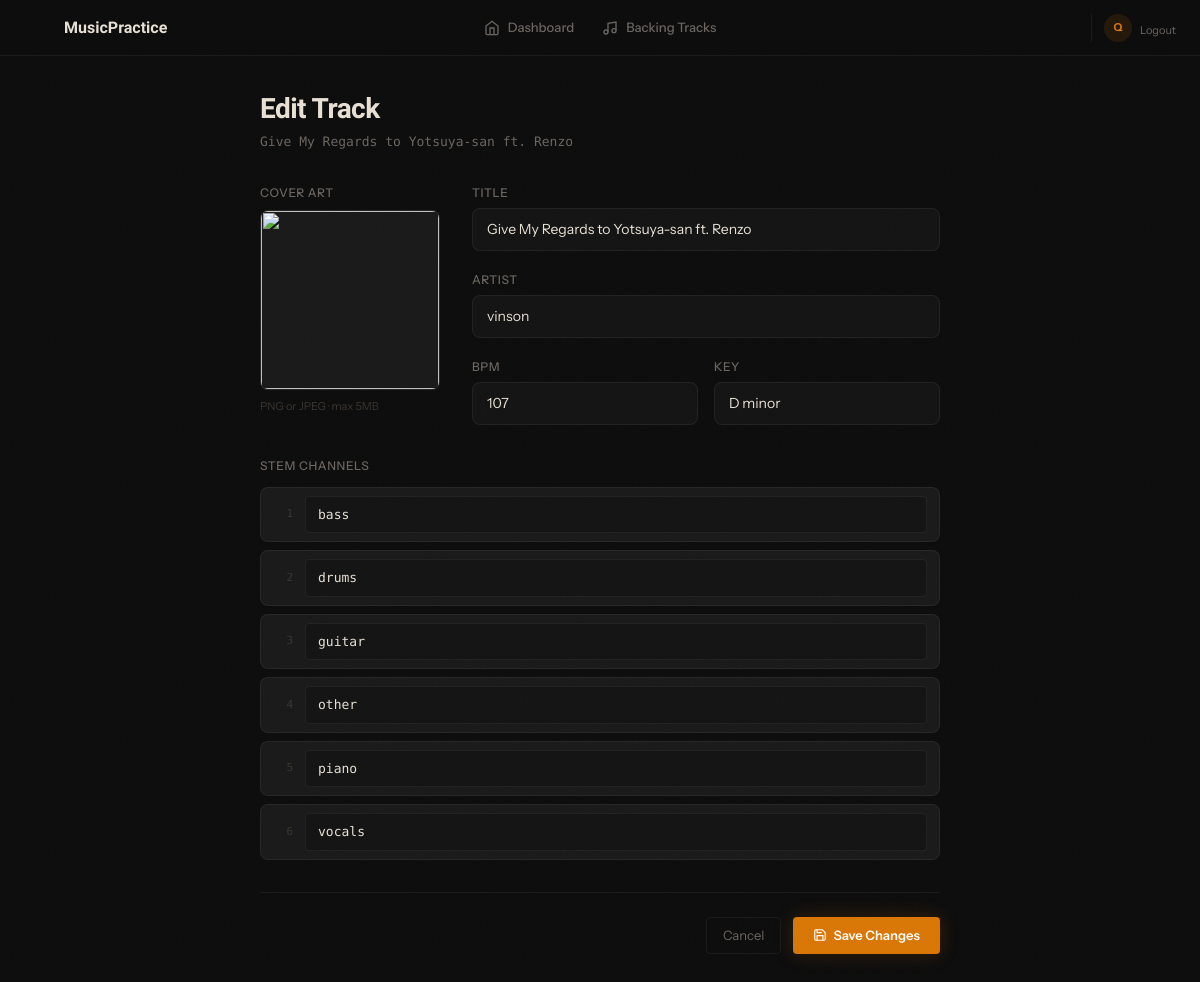
Page /backingtracks/7/edit/ (signed in) on the committed database.
### backingtracks/models.py (models this page shows, shortened)
class BackingTrack(models.Model):
    STATUS_CHOICES = [
        ('queued', 'Queued'),
        ('downloading', 'Downloading'),
        ('processing', 'Processing'),
        ('ready', 'Ready'),
        ('error', 'Error'),
        ('rejected', 'Rejected'),
    ]
    user = models.ForeignKey(User, on_delete=models.CASCADE, related_name='backingtracks')
    youtube_url = models.URLField()
    title = models.CharField(max_length=200, blank=True)
    artist = models.CharField(max_length=200, blank=True)
    bpm = models.FloatField(null=True, blank=True)
    key = models.CharField(max_length=20, blank=True, default='')
    duration = models.FloatField(null=True, blank=True)
    image = models.ImageField(upload_to='track_images/', null=True, blank=True)
    status = models.CharField(max_length=20, choices=STATUS_CHOICES, default='queued')
    created_at = models.DateTimeField(auto_now_add=True)
    class Meta:
        ordering = ['-created_at']

class Stem(models.Model):
    backing_track = models.ForeignKey(BackingTrack, on_delete=models.CASCADE, related_name='stems')
    name = models.CharField(max_length=20)
    audio_file = models.FileField(upload_to='stems/')
    duration = models.FloatField(default=0)
    class Meta:
        unique_together = ['backing_track', 'name']

### backingtracks/views.py (the view, shortened to what this page needs)
# urls.py: path('backingtracks/<int:track_id>/edit/', views.edit_track, name='track_edit'),
@login_required
def edit_track(request, track_id):
    track = get_object_or_404(BackingTrack, id=track_id, user=request.user)
    stems = track.stems.all()
    return render(request, 'backingtracks/edit_track.html', {
        'track': track,
        'stems': stems,
    })

### templates/backingtracks/edit_track.html (shortened to what this page needs)
{% extends "base.html" %}
{% block content %}
<div class="animate-fade-up" style="max-width:680px;margin:0 auto;">
  <div class="studio-header">
    <div>
      <h1>Edit Track</h1>
      <p style="font-size:0.8125rem;color:var(--studio-muted);margin-top:0.125rem;font-family:var(--font-mono);">{{ track.title }}</p>
    </div>
  </div>
  <form method="post" enctype="multipart/form-data">
    <div style="display:grid;grid-template-columns:180px 1fr;gap:2rem;">
      <div>
        <label style="display:block;font-size:0.75rem;font-weight:500;margin-bottom:0.5rem;color:var(--studio-muted);text-transform:uppercase;letter-spacing:0.05em;">Cover Art</label>
        <div style="position:relative;width:180px;height:180px;border-radius:var(--radius-md);border:1px solid var(--studio-border);overflow:hidden;background:var(--studio-panel);">
        </div>
        <p style="font-size:0.6875rem;color:var(--studio-dim);margin-top:0.5rem;">PNG or JPEG &middot; max 5MB</p>
      </div>
      <div style="display:flex;flex-direction:column;gap:1.25rem;">
        <div>
          <label style="display:block;font-size:0.75rem;font-weight:500;margin-bottom:0.375rem;color:var(--studio-muted);text-transform:uppercase;letter-spacing:0.05em;">Title</label>
          <input type="text" name="title" value="{{ track.title }}" placeholder="Track title" style="width:100%;background:var(--studio-surface);border:1px solid var(--studio-border);border-radius:var(--radius-md);color:var(--studio-text);font-family:var(--font-body);padding:0.625rem 0.875rem;font-size:0.875rem;outline:none;transition:border-color 0.15s;" onfocus="this.style.borderColor='var(--studio-amber)'" onblur="this.style.borderColor='var(--studio-border)'">
        </div>
        <div>
          <label style="display:block;font-size:0.75rem;font-weight:500;margin-bottom:0.375rem;color:var(--studio-muted);text-transform:uppercase;letter-spacing:0.05em;">Artist</label>
          <input type="text" name="artist" value="{{ track.artist }}" placeholder="Artist name" style="width:100%;background:var(--studio-surface);border:1px solid var(--studio-border);border-radius:var(--radius-md);color:var(--studio-text);font-family:var(--font-body);padding:0.625rem 0.875rem;font-size:0.875rem;outline:none;transition:border-color 0.15s;" onfocus="this.style.borderColor='var(--studio-amber)'" onblur="this.style.borderColor='var(--studio-border)'">
        </div>
        <div style="display:grid;grid-template-columns:1fr 1fr;gap:1rem;">
          <div>
            <label style="display:block;font-size:0.75rem;font-weight:500;margin-bottom:0.375rem;color:var(--studio-muted);text-transform:uppercase;letter-spacing:0.05em;">BPM</label>
            <input type="number" name="bpm" value="{{ track.bpm|floatformat:0|default:'' }}" placeholder="120" step="0.1" style="width:100%;background:var(--studio-surface);border:1px solid var(--studio-border);border-radius:var(--radius-md);color:var(--studio-text);font-family:var(--font-body);padding:0.625rem 0.875rem;font-size:0.875rem;outline:none;transition:border-color 0.15s;" onfocus="this.style.borderColor='var(--studio-amber)'" onblur="this.style.borderColor='var(--studio-border)'">
          </div>
          <div>
            <label style="display:block;font-size:0.75rem;font-weight:500;margin-bottom:0.375rem;color:var(--studio-muted);text-transform:uppercase;letter-spacing:0.05em;">Key</label>
            <input type="text" name="key" value="{{ track.key }}" placeholder="C minor" style="width:100%;background:var(--studio-surface);border:1px solid var(--studio-border);border-radius:var(--radius-md);color:var(--studio-text);font-family:var(--font-body);padding:0.625rem 0.875rem;font-size:0.875rem;outline:none;transition:border-color 0.15s;" onfocus="this.style.borderColor='var(--studio-amber)'" onblur="this.style.borderColor='var(--studio-border)'">
          </div>
        </div>
      </div>
    </div>
    <div style="margin-top:2rem;">
      <label style="display:block;font-size:0.75rem;font-weight:500;margin-bottom:0.75rem;color:var(--studio-muted);text-transform:uppercase;letter-spacing:0.05em;">Stem Channels</label>
      <div style="display:flex;flex-direction:column;gap:0.5rem;">
        {% for stem in stems %}
        <div style="display:flex;align-items:center;gap:0.75rem;padding:0.5rem 0.75rem;background:var(--studio-panel);border:1px solid var(--studio-border);border-radius:var(--radius-md);">
          <span style="font-size:0.6875rem;font-family:var(--font-mono);color:var(--studio-dim);min-width:1.25rem;text-align:right;">{{ forloop.counter }}</span>
          <input type="text" name="stem_name" value="{{ stem.name }}" required style="flex:1;background:var(--studio-surface);border:1px solid var(--studio-border);border-radius:var(--radius-sm);color:var(--studio-text);font-family:var(--font-mono);padding:0.5rem 0.75rem;font-size:0.8125rem;outline:none;transition:border-color 0.15s;" onfocus="this.style.borderColor='var(--studio-amber)'" onblur="this.style.borderColor='var(--studio-border)'">
        </div>
        {% endfor %}
      </div>
    </div>
    <div style="display:flex;gap:0.75rem;justify-content:flex-end;margin-top:2rem;padding-top:1.5rem;border-top:1px solid var(--studio-border);">
      <a href="{% if track.status == 'ready' %}/backingtracks/{{ track.id }}/{% else %}/backingtracks/{{ track.id }}/status/{% endif %}" style="display:flex;align-items:center;gap:0.375rem;padding:0.5rem 1rem;border-radius:var(--radius-sm);font-size:0.8125rem;color:var(--studio-muted);text-decoration:none;border:1px solid var(--studio-border);transition:border-color 0.15s;" onmouseover="this.style.borderColor='var(--studio-dim)'" onmouseout="this.style.borderColor='var(--studio-border)'">Cancel</a>
      <button type="submit" style="display:flex;align-items:center;gap:0.375rem;padding:0.5rem 1.25rem;background:var(--studio-amber);color:#fff;border:none;border-radius:var(--radius-sm);font-size:0.8125rem;font-weight:600;cursor:pointer;box-shadow:var(--studio-glow-amber);transition:opacity 0.15s;" onmouseover="this.style.opacity='0.9'" onmouseout="this.style.opacity='1'">
        <svg xmlns="http://www.w3.org/2000/svg" width="14" height="14" viewBox="0 0 24 24" fill="none" stroke="currentColor" stroke-width="2"><path d="M19 21H5a2 2 0 01-2-2V5a2 2 0 012-2h11l5 5v11a2 2 0 01-2 2z"/><polyline points="17 21 17 13 7 13 7 21"/><polyline points="7 3 7 8 15 8"/></svg>
        Save Changes
      </button>
    </div>
  </form>
</div>
{% endblock %}

### templates/base.html (shortened to what this page needs)
<!DOCTYPE html>
<html lang="en">
<head>
  <script src="https://cdn.jsdelivr.net/npm/@tailwindcss/browser@4"></script>
  <link href="https://cdn.jsdelivr.net/npm/daisyui@5" rel="stylesheet" type="text/css" />
  <link rel="stylesheet" href="/static/backingtracks/css/style.css">
</head>
<body>
  <nav class="studio-nav">
    <div class="studio-nav-brand">
      <div class="vinyl-record" style="width:28px;height:28px;"></div>
      <a href="/" style="font-family:var(--font-display);font-weight:700;font-size:1rem;color:var(--studio-text);text-decoration:none;">MusicPractice</a>
    </div>
    <div class="studio-nav-links">
      <a href="/" class="studio-nav-link {% if request.path == '/' %}active{% endif %}">
        <svg xmlns="http://www.w3.org/2000/svg" width="16" height="16" viewBox="0 0 24 24" fill="none" stroke="currentColor" stroke-width="2"><path d="M3 9l9-7 9 7v11a2 2 0 01-2 2H5a2 2 0 01-2-2z"/><polyline points="9 22 9 12 15 12 15 22"/></svg>
        Dashboard
      </a>
      <a href="/backingtracks/" class="studio-nav-link {% if request.path == '/backingtracks/' %}active{% endif %}">
        <svg xmlns="http://www.w3.org/2000/svg" width="16" height="16" viewBox="0 0 24 24" fill="none" stroke="currentColor" stroke-width="2"><path d="M9 18V5l12-2v13"/><circle cx="6" cy="18" r="3"/><circle cx="18" cy="16" r="3"/></svg>
        Backing Tracks
      </a>
    </div>
    <div class="studio-nav-actions">
      {% if user.is_authenticated %}
        <div style="display:flex;align-items:center;gap:0.5rem;margin-left:0.5rem;padding-left:0.75rem;border-left:1px solid var(--studio-border);">
          <div style="width:28px;height:28px;border-radius:50%;display:flex;align-items:center;justify-content:center;font-size:0.6875rem;font-weight:700;background:var(--studio-amber-dim);color:var(--studio-amber);flex-shrink:0;">{{ user.username|first|upper }}</div>
          <form method="post" action="/logout/" style="display:inline;">
            <button type="submit" style="font-size:0.6875rem;color:var(--studio-muted);background:none;border:none;cursor:pointer;">Logout</button>
          </form>
        </div>
      {% endif %}
    </div>
  </nav>
  <main class="studio-main">
    <div class="studio-content">
      {% block content %}{% endblock %}
    </div>
  </main>
</body>
</html>

### static/backingtracks/css/style.css (style rules this page uses)
:root { --studio-bg: #0D0D0D; --studio-surface: #141414; --studio-panel: #1A1A1A; --studio-border: rgba(255, 255, 255, 0.06); --studio-text: #E8E0D4; --studio-muted: #6B6560; --studio-dim: #3A3530; --studio-amber: #D97706; --studio-amber-dim: rgba(217, 119, 6, 0.12); --studio-orange: #EA580C; --studio-green: #22C55E; --studio-red: #EF4444; --studio-blue: #3B82F6; --studio-glow-amber: 0 0 20px rgba(217, 119, 6, 0.2); --studio-glow-green: 0 0 12px rgba(34, 197, 94, 0.3); --studio-glow-red: 0 0 12px rgba(239, 68, 68, 0.3); --font-display: 'Bricolage Grotesque', system-ui, sans-serif; --font-body: 'Instrument Sans', system-ui, sans-serif; --font-mono: 'DM Mono', 'JetBrains Mono', monospace; --radius-sm: 4px; --radius-md: 8px; --radius-lg: 12px; }
* { margin: 0; padding: 0; box-sizing: border-box; }
html { scroll-behavior: smooth; }
body { font-family: var(--font-body); background: var(--studio-bg); color: var(--studio-text); min-height: 100vh; }
h1, h2, h3, h4, h5, h6 { font-family: var(--font-display); letter-spacing: -0.02em; }
body::after { content: ''; position: fixed; inset: 0; z-index: 9999; pointer-events: none; opacity: 0.02; background-repeat: repeat; background-size: 256px 256px; }
.studio-nav { position: fixed; top: 0; left: 0; right: 0; z-index: 100; display: grid; grid-template-columns: 1fr auto 1fr; align-items: center; padding: 0 1.5rem; height: 56px; background: rgba(13, 13, 13, 0.85); backdrop-filter: blur(24px) saturate(1.3); -webkit-backdrop-filter: blur(24px) saturate(1.3); border-bottom: 1px solid var(--studio-border); }
.studio-nav-brand { display: flex; align-items: center; gap: 0.75rem; justify-self: start; }
.studio-nav-links { display: flex; align-items: center; gap: 0.25rem; justify-self: center; }
.studio-nav-link { display: flex; align-items: center; gap: 0.5rem; padding: 0.375rem 0.75rem; border-radius: var(--radius-sm); font-size: 0.8125rem; font-weight: 500; color: var(--studio-muted); text-decoration: none; transition: all 0.15s ease; white-space: nowrap; }
.studio-nav-actions { display: flex; align-items: center; gap: 0.5rem; justify-self: end; }
.studio-main { padding-top: 56px; min-height: 100vh; }
.studio-content { max-width: 1400px; margin: 0 auto; padding: 2rem 1.5rem; }
.studio-header { display: flex; align-items: center; justify-content: space-between; margin-bottom: 2rem; gap: 1rem; }
.studio-header h1 { font-size: 1.75rem; font-weight: 700; }
.animate-fade-up { animation: fade-up 0.5s ease both; }

### rows in the picture
BackingTrack: title "Give My Regards to Yotsuya-san ft. Renzo", artist "vinson", bpm "107", key "D minor"
Stem: stem_name "bass"
Stem: stem_name "drums"
Stem: stem_name "guitar"
Stem: stem_name "other"
Stem: stem_name "piano"
Stem: stem_name "vocals"

### other values in the picture
{{ user.username|first|upper }} "Q"
